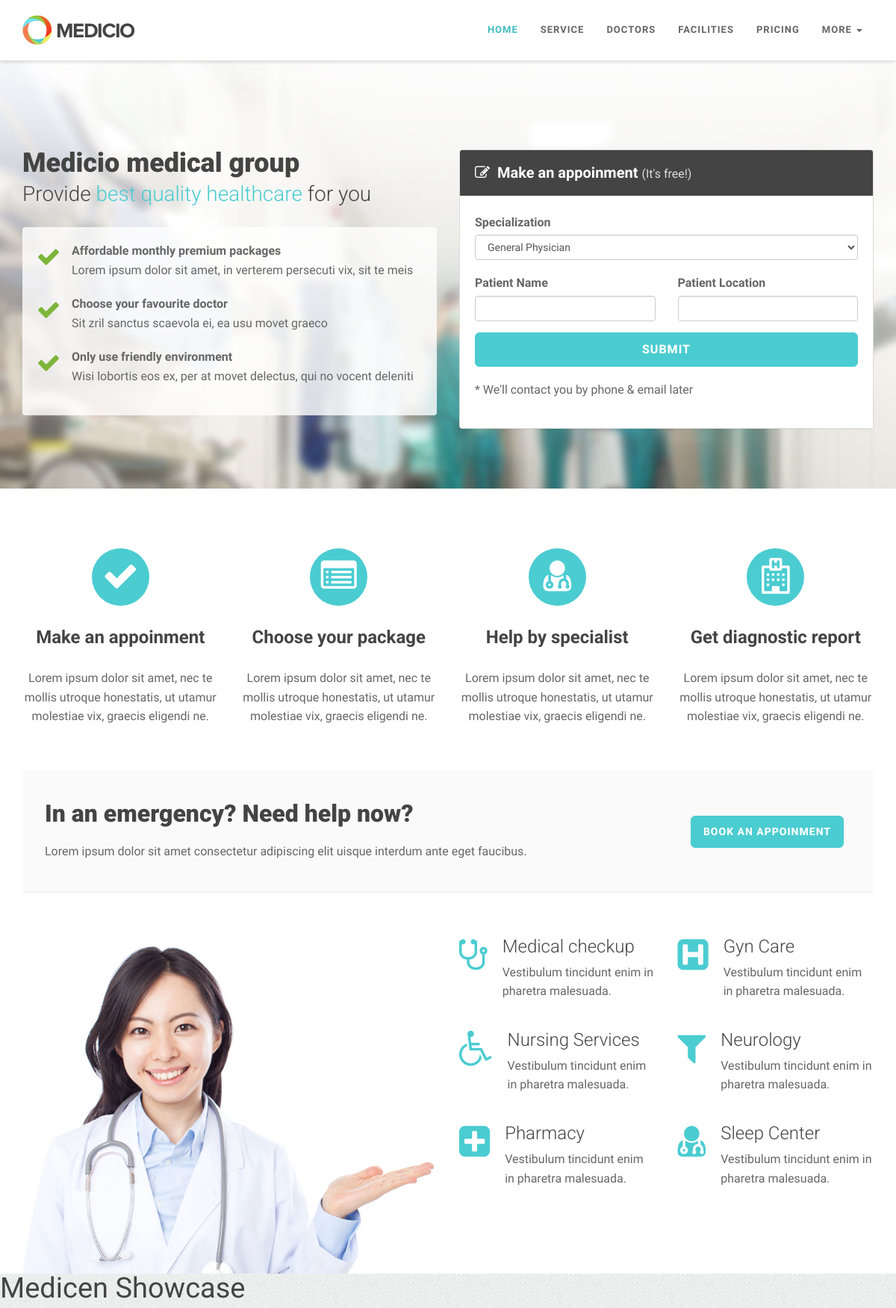
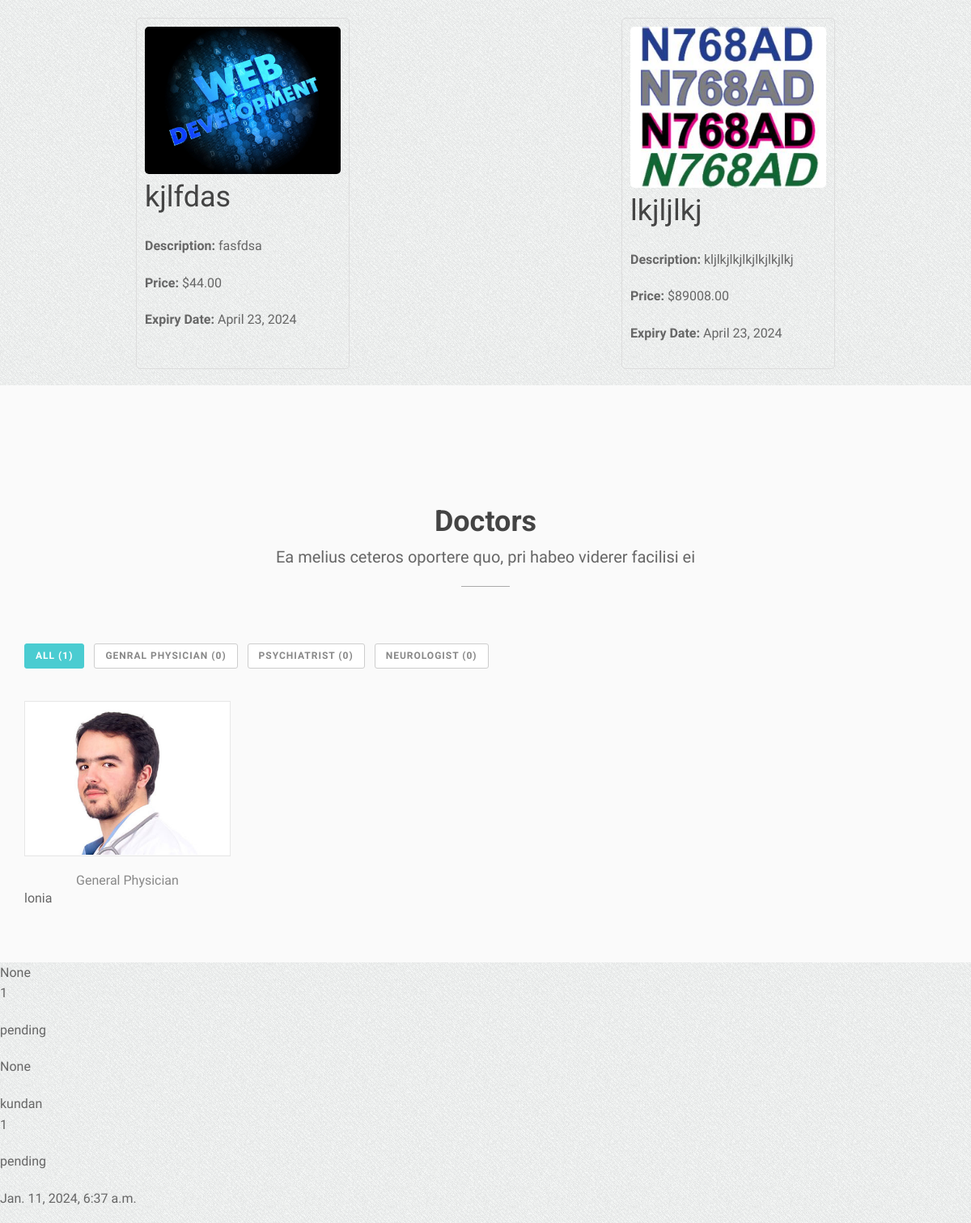
The page / (upper part) on the database its author committed (2 pictures, top to bottom).
### doctor/models.py (models this page shows, shortened)
class Medicensell(models.Model):
    name = models.CharField(max_length=200)
    image = models.ImageField(upload_to='images/med', blank=True, null=True)
    description = models.TextField()
    price = models.DecimalField(max_digits=10, decimal_places=2)
    expiry_date = models.DateField()

class Doctor(models.Model):
    user = models.ForeignKey(User, on_delete=models.DO_NOTHING, null=True, blank=True)
    pic = models.ImageField(upload_to='images/doc', blank=True, null=True)
    phone = models.IntegerField(blank=True, null=True)
    number_verified = models.BooleanField(default=False)
    dob = models.DateField(blank=True, null=True)
    spec = models.ForeignKey(Specilization, on_delete=models.DO_NOTHING, null=True, blank=True)
    edu = models.CharField(max_length=40)
    exp = models.IntegerField()
    consulting_fees = models.IntegerField()
    clinic_name = models.CharField(max_length=200, blank=True, null=True)
    clinic_location = models.CharField(max_length=200, blank=True, null=True)
    state = models.CharField(max_length=200, blank=True, null=True)
    city = models.CharField(max_length=200, blank=True, null=True)
    pincode = models.IntegerField(blank=True, null=True)
    area = models.CharField(max_length=200, blank=True, null=True)
    def __str__(self):
        return self.user.username

class Specilization(models.Model):
    specs = models.CharField(max_length=100)
    def __str__(self):
        return self.specs

class Appoint(models.Model):
    APPOINTMENT_STATUS_CHOICES = [
        ('pending', 'Pending'),
        ('approved', 'Approved'),
        ('cancelled', 'Cancelled'),
    ]
    request_created_by = models.ForeignKey(Patient, on_delete=models.SET_NULL, null=True)
    alloted_doctor = models.ForeignKey(Doctor, on_delete=models.SET_NULL, null=True)
    prescription_pad = models.ForeignKey(PrescriptionPad, on_delete=models.SET_NULL, null=True)
    pacient_name = models.CharField(max_length=40)
    doctor_spec = models.CharField(max_length=120, blank=True)
    pacient_addr = models.CharField(max_length=200)
    appointment_status = models.CharField(max_length=20, choices=APPOINTMENT_STATUS_CHOICES, default='pending')
    date_of_appointment = models.DateTimeField(null=True)

### docscribbel/urls.py (the view)
# urls.py: 2. Add a URL to urlpatterns:  path('', views.home, name='home')
def home(request):
    all_docs = Doctor.objects.all()
    try:
        patient = Patient.objects.get(user = request.user)
    except:
        patient=None
    medicens = Medicensell.objects.all()[:4]  # Fetch only the first four medicens
    specializations = Specilization.objects.all()
    all_app = Appoint.objects.filter(request_created_by=patient)
    con = {
        'all_docs' : all_docs,
        'all_app' : all_app,
        'specializations':specializations,
        'medicens': medicens,
    }
    return render(request,'index.html',con)

### templates/index.html (shortened to what this page needs)
{% extends 'main.html' %}
{% load static %}
{% block content %}
    <section id="intro" class="intro">
		<div class="intro-content">
			<div class="container">
				<div class="row">
					<div class="col-lg-6">
					<div class="wow fadeInDown" data-wow-offset="0" data-wow-delay="0.1s">
					<h2 class="h-ultra">Medicio medical group</h2>
					</div>
					<div class="wow fadeInUp" data-wow-offset="0" data-wow-delay="0.1s">
					<h4 class="h-light">Provide <span class="color">best quality healthcare</span> for you</h4>
					</div>
						<div class="well well-trans">
						<div class="wow fadeInRight" data-wow-delay="0.1s">
						<ul class="lead-list">
							<li><span class="fa fa-check fa-2x icon-success"></span> <span class="list"><strong>Affordable monthly premium packages</strong><br />Lorem ipsum dolor sit amet, in verterem persecuti vix, sit te meis</span></li>
							<li><span class="fa fa-check fa-2x icon-success"></span> <span class="list"><strong>Choose your favourite doctor</strong><br />Sit zril sanctus scaevola ei, ea usu movet graeco</span></li>
							<li><span class="fa fa-check fa-2x icon-success"></span> <span class="list"><strong>Only use friendly environment</strong><br />Wisi lobortis eos ex, per at movet delectus, qui no vocent deleniti</span></li>
						</ul>
						</div>
						</div>
					</div>
					<div class="col-lg-6">
						<div class="form-wrapper">
						<div class="wow fadeInRight" data-wow-duration="2s" data-wow-delay="0.2s">
							<div class="panel panel-skin">
							<div class="panel-heading">
									<h3 class="panel-title"><span class="fa fa-pencil-square-o"></span>Make an appoinment <small>(It's free!)</small></h3>
									</div>
									<div class="panel-body">
										<form role="form" class="lead" action="{% url 'result_doctors' %}" method="get">
											<div class="row">
												<div class="col-xs-12 col-sm-12 col-md-12">
													<div class="form-group">
														<label for="specialization">Specialization</label>
														<select id="specialization" name="specialization" class="form-control input-md">
															{% for specialization in specializations %}
																<option value="{{ specialization.id }}">{{ specialization.specs }}</option>
															{% endfor %}
														</select>
													</div>
												</div>
											</div>
											<div class="row">
												<div class="col-xs-6 col-sm-6 col-md-6">
													<div class="form-group">
														<label>Patient Name</label>
														<input type="text" name="patient_name" id="patient_name" class="form-control input-md">
													</div>
												</div>
												<div class="col-xs-6 col-sm-6 col-md-6">
													<div class="form-group">
														<label>Patient Location</label>
														<input type="text" name="patient_location" id="patient_location" class="form-control input-md">
													</div>
												</div>
											</div>
											<input type="submit" value="Submit" class="btn btn-skin btn-block btn-lg">
											<p class="lead-footer">* We'll contact you by phone & email later</p>
										</form>
								</div>
							</div>
						</div>
						</div>
					</div>
				</div>
			</div>
		</div>
    </section>
    <section id="boxes" class="home-section paddingtop-80">
		<div class="container">
			<div class="row">
				<div class="col-sm-3 col-md-3">
					<div class="wow fadeInUp" data-wow-delay="0.2s">
						<div class="box text-center">
							<i class="fa fa-check fa-3x circled bg-skin"></i>
							<h4 class="h-bold">Make an appoinment</h4>
							<p>
							Lorem ipsum dolor sit amet, nec te mollis utroque honestatis, ut utamur molestiae vix, graecis eligendi ne.
							</p>
						</div>
					</div>
				</div>
				<div class="col-sm-3 col-md-3">
					<div class="wow fadeInUp" data-wow-delay="0.2s">
						<div class="box text-center">
							<i class="fa fa-list-alt fa-3x circled bg-skin"></i>
							<h4 class="h-bold">Choose your package</h4>
							<p>
							Lorem ipsum dolor sit amet, nec te mollis utroque honestatis, ut utamur molestiae vix, graecis eligendi ne.
							</p>
						</div>
					</div>
				</div>
				<div class="col-sm-3 col-md-3">
					<div class="wow fadeInUp" data-wow-delay="0.2s">
						<div class="box text-center">
							<i class="fa fa-user-md fa-3x circled bg-skin"></i>
							<h4 class="h-bold">Help by specialist</h4>
							<p>
							Lorem ipsum dolor sit amet, nec te mollis utroque honestatis, ut utamur molestiae vix, graecis eligendi ne.
							</p>
						</div>
					</div>
				</div>
				<div class="col-sm-3 col-md-3">
					<div class="wow fadeInUp" data-wow-delay="0.2s">
						<div class="box text-center">
							<i class="fa fa-hospital-o fa-3x circled bg-skin"></i>
							<h4 class="h-bold">Get diagnostic report</h4>
							<p>
							Lorem ipsum dolor sit amet, nec te mollis utroque honestatis, ut utamur molestiae vix, graecis eligendi ne.
							</p>
						</div>
					</div>
				</div>
			</div>
		</div>
	</section>
	<section id="callaction" class="home-section paddingtop-40">
           <div class="container">
				<div class="row">
					<div class="col-md-12">
						<div class="callaction bg-gray">
							<div class="row">
								<div class="col-md-8">
									<div class="wow fadeInUp" data-wow-delay="0.1s">
									<div class="cta-text">
									<h3>In an emergency? Need help now?</h3>
									<p>Lorem ipsum dolor sit amet consectetur adipiscing elit uisque interdum ante eget faucibus. </p>
									</div>
									</div>
								</div>
								<div class="col-md-4">
									<div class="wow lightSpeedIn" data-wow-delay="0.1s">
										<div class="cta-btn">
										<a href="#" class="btn btn-skin btn-lg">Book an appoinment</a>
										</div>
									</div>
								</div>
							</div>
						</div>
					</div>
				</div>
            </div>
	</section>
    <section id="service" class="home-section nopadding paddingtop-60">
		<div class="container">
        <div class="row">
			<div class="col-sm-6 col-md-6">
				<div class="wow fadeInUp" data-wow-delay="0.2s">
				<img src="{% static 'img/dummy/img-1.jpg'%}" class="img-responsive" alt="" />
				</div>
            </div>
			<div class="col-sm-3 col-md-3">
				<div class="wow fadeInRight" data-wow-delay="0.1s">
                <div class="service-box">
					<div class="service-icon">
						<span class="fa fa-stethoscope fa-3x"></span>
					</div>
					<div class="service-desc">
						<h5 class="h-light">Medical checkup</h5>
						<p>Vestibulum tincidunt enim in pharetra malesuada.</p>
					</div>
                </div>
				</div>
				<div class="wow fadeInRight" data-wow-delay="0.2s">
				<div class="service-box">
					<div class="service-icon">
						<span class="fa fa-wheelchair fa-3x"></span>
					</div>
					<div class="service-desc">
						<h5 class="h-light">Nursing Services</h5>
						<p>Vestibulum tincidunt enim in pharetra malesuada.</p>
					</div>
                </div>
				</div>
				<div class="wow fadeInRight" data-wow-delay="0.3s">
				<div class="service-box">
					<div class="service-icon">
						<span class="fa fa-plus-square fa-3x"></span>
					</div>
					<div class="service-desc">
						<h5 class="h-light">Pharmacy</h5>
						<p>Vestibulum tincidunt enim in pharetra malesuada.</p>
					</div>
                </div>
				</div>
            </div>
			<div class="col-sm-3 col-md-3">
				<div class="wow fadeInRight" data-wow-delay="0.1s">
                <div class="service-box">
					<div class="service-icon">
						<span class="fa fa-h-square fa-3x"></span>
					</div>
					<div class="service-desc">
						<h5 class="h-light">Gyn Care</h5>
						<p>Vestibulum tincidunt enim in pharetra malesuada.</p>
					</div>
                </div>
				</div>
				<div class="wow fadeInRight" data-wow-delay="0.2s">
				<div class="service-box">
					<div class="service-icon">
						<span class="fa fa-filter fa-3x"></span>
					</div>
					<div class="service-desc">
						<h5 class="h-light">Neurology</h5>
						<p>Vestibulum tincidunt enim in pharetra malesuada.</p>
					</div>
                </div>
				</div>
				<div class="wow fadeInRight" data-wow-delay="0.3s">
				<div class="service-box">
					<div class="service-icon">
						<span class="fa fa-user-md fa-3x"></span>
					</div>
					<div class="service-desc">
						<h5 class="h-light">Sleep Center</h5>
						<p>Vestibulum tincidunt enim in pharetra malesuada.</p>
					</div>
                </div>
				</div>
            </div>
        </div>
		</div>
	</section>
<h1>Medicen Showcase</h1>
<section style="display: flex; flex-wrap: wrap; justify-content: space-around;">
	{% for medicen in medicens %}
	<div class="medicen" style="width: 22%; margin-bottom: 20px; border: 1px solid #ddd; border-radius: 5px; padding: 10px;">
		<img src="{{ medicen.image.url }}" alt="{{ medicen.name }}" style="width: 100%; border-radius: 5px;">
		<div class="medicen-info" style="margin-top: 10px;">
			<h2>{{ medicen.name }}</h2>
			<p><strong>Description:</strong> {{ medicen.description }}</p>
			<p><strong>Price:</strong> ${{ medicen.price }}</p>
			<p><strong>Expiry Date:</strong> {{ medicen.expiry_date }}</p>
		</div>
	</div>
	{% empty %}
	<p>No medicens available.</p>
	{% endfor %}
</section>
    <section id="doctor" class="home-section bg-gray paddingbot-60">
		<div class="container marginbot-50">
			<div class="row">
				<div class="col-lg-8 col-lg-offset-2">
					<div class="wow fadeInDown" data-wow-delay="0.1s">
					<div class="section-heading text-center">
					<h2 class="h-bold">Doctors</h2>
					<p>Ea melius ceteros oportere quo, pri habeo viderer facilisi ei</p>
					</div>
					</div>
					<div class="divider-short"></div>
				</div>
			</div>
		</div>
		<div class="container">
			<div class="row">
				<div class="col-lg-12">
            <div id="filters-container" class="cbp-l-filters-alignLeft">
                <div data-filter="*" class="cbp-filter-item-active cbp-filter-item">All (<div class="cbp-filter-counter"></div>)</div>
                <div data-filter=".General_Physician" class="cbp-filter-item">Genral Physician (<div class="cbp-filter-counter"></div>)</div>
                <div data-filter=".psychiatrist" class="cbp-filter-item">Psychiatrist (<div class="cbp-filter-counter"></div>)</div>
                <div data-filter=".neurologist" class="cbp-filter-item">Neurologist (<div class="cbp-filter-counter"></div>)</div>
            </div>
            <div id="grid-container" class="cbp-l-grid-team">
                <ul>
					{% for doc in all_docs %}
                    <li class="cbp-item {{ doc.spec }}">
                        <a href="doctors/member1.html" class="cbp-caption cbp-singlePage">
                            <div class="cbp-caption-defaultWrap">
                                <img src="{{ doc.pic.url }}" alt="" width="100%">
                            </div>
                        </a>
                        <div class="cbp-l-grid-team-position">{{ doc.spec }}</div>
						{% if doc.clinic_name %}
                        <p class="card-text">{{ doc.clinic_name }}</p>
						{% else %}
							<p class="card-text">No Clinic Name</p>
						{% endif %}
                    </li>
					{% endfor %}
                </ul>
            </div>
			</div>
			</div>
		</div>
	</section>
<section>
	{% for app in all_app %}
	<div>
		{{app.alloted_doctor}}
	</div>
	<p>{{app.doctor_spec}}</p>
	<p>{{app.appointment_status}}</p>
	<p>{{app.date_of_appointment}}</p>
	{% endfor %}
</section>
    {% endblock content %}

### rows shown on the page
Medicensell: image (picture), name "kjlfdas", description "fasfdsa", price "44.00", expiry_date "April 23, 2024"
Medicensell: image (picture), name "lkjljlkj", description "kljlkjlkjlkjlkjlkjlkj", price "89008.00", expiry_date "April 23, 2024"
Doctor: pic (picture), spec "General Physician", clinic_name "lonia"
Appoint: alloted_doctor "None", doctor_spec "1", appointment_status "pending", date_of_appointment "None"
Appoint: alloted_doctor "kundan", doctor_spec "1", appointment_status "pending", date_of_appointment "Jan. 11, 2024, 6:37 a.m."

### other values the page prints
form field specialization "General Physician"
